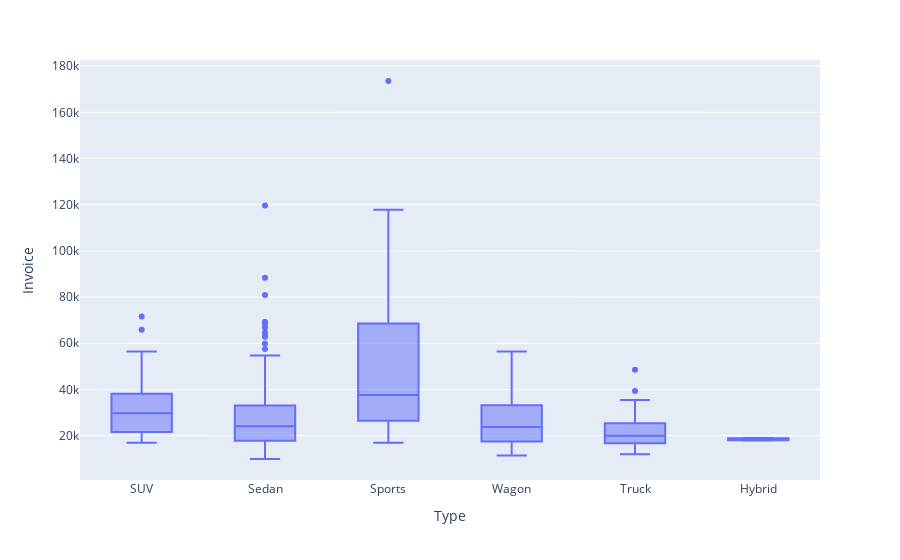

The notebook cell saved with this chart:
### Code cell
fig = px.box(auto, x="Type", y="Invoice")
fig.show()

### Figure 1 — Plotly figure (JSON) as saved in the notebook; plotly's stock layout.template omitted (floating-point values rounded to 4 significant figures; data arrays with more than 128 entries replaced by an {"elided": "..."} marker saying what was removed)
{"data": [{"alignmentgroup": "True", "hovertemplate": "Type=%{x}<br>Invoice=%{y}<extra></extra>", "legendgroup": "", "marker": {"color": "#636efa"}, "name": "", "notched": false, "offsetgroup": "", "orientation": "v", "showlegend": false, "type": "box", "x": {"elided": "428 str values"}, "x0": " ", "xaxis": "x", "y": {"elided": "428 int values"}, "y0": " ", "yaxis": "y"}], "layout": {"boxmode": "group", "legend": {"tracegroupgap": 0}, "margin": {"t": 60}, "xaxis": {"anchor": "y", "domain": [0, 1], "title": {"text": "Type"}}, "yaxis": {"anchor": "x", "domain": [0, 1], "title": {"text": "Invoice"}}}}
